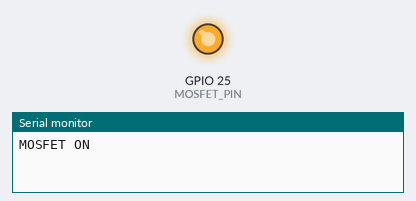
Bench run of a sketch on a simulated ESP32. Shown: output pins drawn as LEDs (lit = HIGH), the last lines printed to the serial monitor.

Above: at 1.5 s.
At 4.5 s:
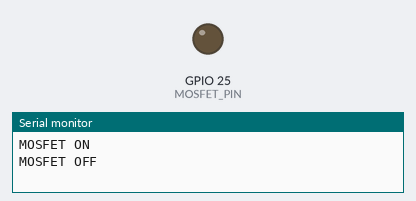
Timing chart, 0 to 7.8 s (numbered marks = the images above):
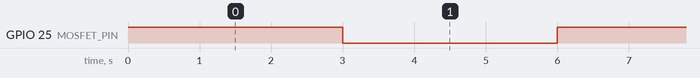

Measured:
- by itself, GPIO 25 (MOSFET_PIN): alternates HIGH for 3.0 s and LOW for 3.0 s

The sketch:

mosfet_test.ino
```cpp
#define MOSFET_PIN 25

void setup()
{
  pinMode(MOSFET_PIN, OUTPUT);
}

void loop()
{
  digitalWrite(MOSFET_PIN, HIGH);
  Serial.println("MOSFET ON");
  delay(3000);

  digitalWrite(MOSFET_PIN, LOW);
  Serial.println("MOSFET OFF");
  delay(3000);
}
```
